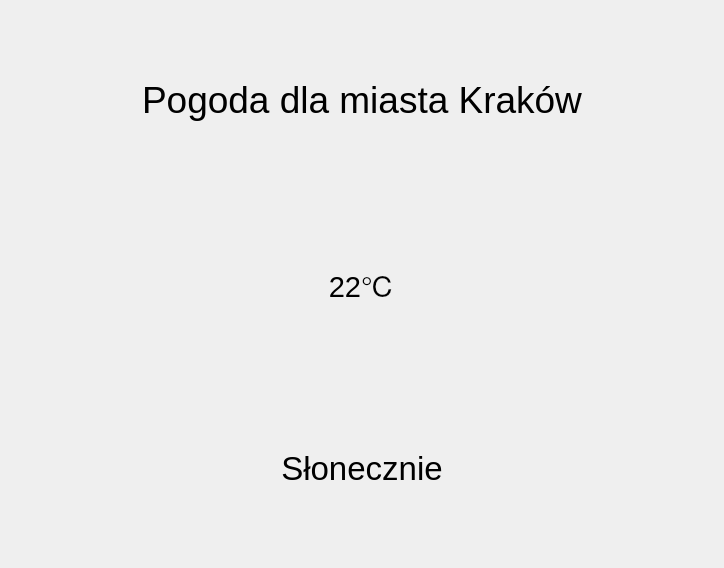
<?xml version="1.0" encoding="UTF-8"?>
<ui version="4.0">
 <class>Form</class>
 <widget class="QWidget" name="Form">
  <property name="geometry">
   <rect>
    <x>0</x>
    <y>0</y>
    <width>724</width>
    <height>568</height>
   </rect>
  </property>
  <property name="windowTitle">
   <string>Form</string>
  </property>
  <layout class="QVBoxLayout" name="verticalLayout">
   <item>
    <widget class="QLabel" name="label">
     <property name="font">
      <font>
       <pointsize>28</pointsize>
      </font>
     </property>
     <property name="text">
      <string>Pogoda dla miasta Kraków</string>
     </property>
     <property name="alignment">
      <set>Qt::AlignCenter</set>
     </property>
    </widget>
   </item>
   <item>
    <widget class="QLabel" name="label_2">
     <property name="font">
      <font>
       <pointsize>22</pointsize>
      </font>
     </property>
     <property name="text">
      <string>22℃</string>
     </property>
     <property name="alignment">
      <set>Qt::AlignCenter</set>
     </property>
    </widget>
   </item>
   <item>
    <widget class="QLabel" name="label_3">
     <property name="font">
      <font>
       <pointsize>25</pointsize>
      </font>
     </property>
     <property name="text">
      <string>Słonecznie</string>
     </property>
     <property name="alignment">
      <set>Qt::AlignCenter</set>
     </property>
    </widget>
   </item>
  </layout>
 </widget>
 <resources/>
 <connections/>
</ui>
